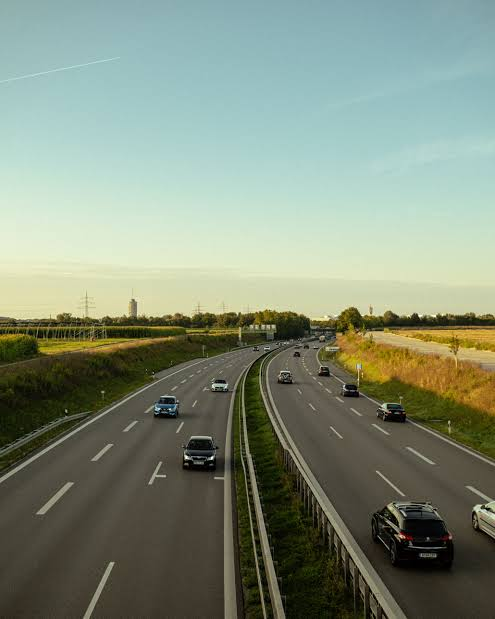
#> input picture Assignment 11/input.jpg, 495 x 619 px
$ jupyter execute cv.ipynb
#> lines starting #> are read from the running program, lines starting #| are printed output that depends on the picture; after the words box and inside, x2 and y2 are one past the last pixel; in counts of white or black regions, pixels touching at a corner belong together
Reading, Displaying and Saving the Image.

[cell 1]
import cv2
image = cv2.imread('input.jpg')
#> image is the input picture: shape (619, 495, 3); mean B, G, R 122.8, 140.7, 129
if image is not None:
    cv2.imshow('Displayed image', image)
    cv2.waitKey(0)
    cv2.destroyAllWindows()
    cv2.imwrite('Output.jpg', image)
    print("Image saved successfully as Output.jpg")
else:
    print('No file named input.jpg found, make sure it is named input.jpg and placed in the current directory before trying again!')

Resizing Image

[cell 2]
import cv2

image = cv2.imread('input.jpg')

restart_loop = True

while restart_loop:
    print('\nPlease choose the method for resizing the image by entering the corresponding number.\n1. Exact dimensions\n2. Downscale to a percentage of original size\n3. Scale down using INTER_AREA (Best quality for shrinking!)')

    # Choice validation
    choice = input('Enter your choice: ').strip()

    if not choice.isdigit():
        print('Please enter a valid number!')
        continue
    elif len(choice) > 1:
        print('Please enter only one integer!')
        continue

    choice = int(choice)
    restart_loop = False  # Exit main loop if choice is valid

    # Option 1 execution
    if choice == 1:
        restart_loop_2 = True
        while restart_loop_2:
            try:
                print('\nEnter 0 to go back')
                width = int(input('Enter Width: '))
                if width == 0:
                    restart_loop = True  # Send back to main menu
                    restart_loop_2 = False
                    break
                height = int(input('Enter Height: '))
                if height == 0:
                    restart_loop = True  # Send back to main menu
                    restart_loop_2 = False
                    break
                else:
                    res_image = cv2.resize(image, (width, height))
                    restart_loop_2 = False
                    break

            except ValueError:
                print('Please only enter numbers. Example: 400')
                width = None
                height = None
    elif choice == 2:
        restart_loop_3 = True
        while restart_loop_3:
            try:
                print('Enter 0 to go back')
                percentage = int(input('Enter percentage: '))
                if percentage==0:
                    restart_loop = True
                else:
                    number = percentage/100
                    res_image = cv2.resize(image, (0, 0), fx=number, fy=number)
                    restart_loop_3 = False
                    break
            except ValueError:
                print('Please only enter numbers. Example: 50')
                restart_loop_3 = True
    elif choice == 3:
        restart_loop_4 = True
        while restart_loop_4:
                    try:
                        print('\nEnter 0 to go back')
                        width = int(input('Enter Width: '))
                        if width == 0:
                            restart_loop = True  # Send back to main menu
                            restart_loop_2 = False
                            break
                        height = int(input('Enter Height: '))
                        if height == 0:
                            restart_loop = True  # Send back to main menu
                            restart_loop_4 = False
                            break
                        else:
                            res_image = cv2.resize(image, (400, 300), interpolation=cv2.INTER_AREA)
                            restart_loop_4 = False
                            break

                    except ValueError:
                        print('Please only enter numbers. Example: 400')
                        width = None
                        height = None
#> this loop made 1 pass; the answer given on pass 1: 1


cv2.imshow('Original Image', image)
cv2.imshow('Resized Image', res_image)
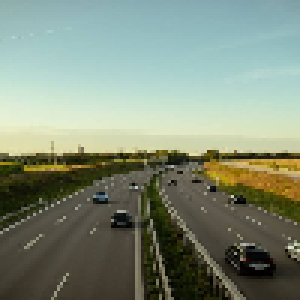
#> window 'Resized Image': shape (100, 100, 3) (shown 3 times larger); mean B, G, R 122.7, 140.6, 128.9

cv2.waitKey(0)
cv2.destroyAllWindows()
cv2.waitKey(1)

cv2.imwrite("resized_image.jpg", res_image)
print('Image successfully saved as resized_image.jpg')

Flipping images (horizontal, vertical, both)

[cell 3]
import cv2

image = cv2.imread('input.jpg')

flipped_horizontally = cv2.flip(image,  1)
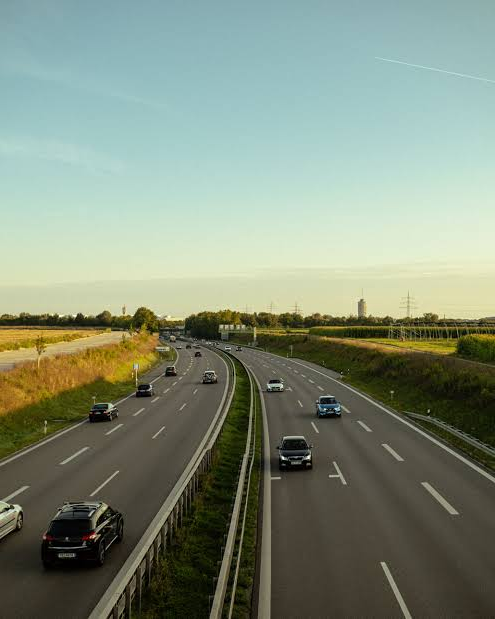
#> flipped_horizontally: shape (619, 495, 3); mean B, G, R 122.8, 140.7, 129
flipped_vertically = cv2.flip(image,  0)
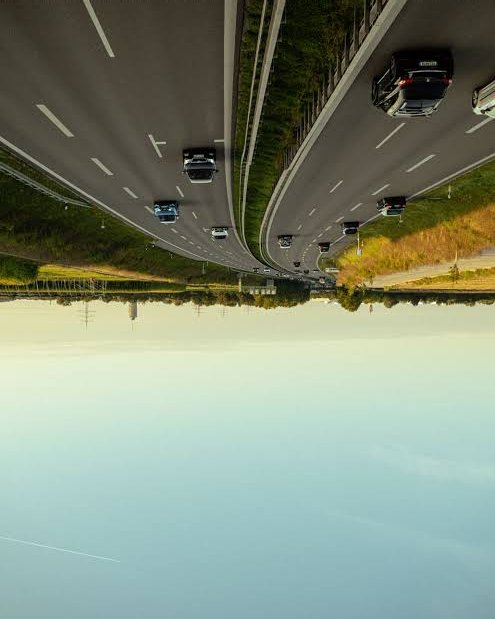
#> flipped_vertically: shape (619, 495, 3); mean B, G, R 122.8, 140.7, 129
flipped_both = cv2.flip(image,  -1)
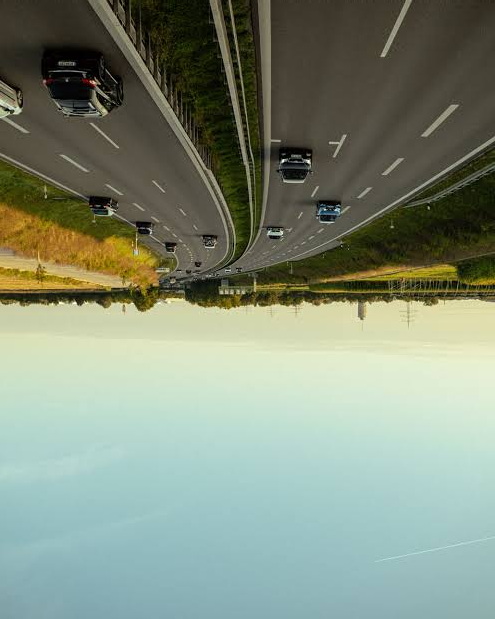
#> flipped_both: shape (619, 495, 3); mean B, G, R 122.8, 140.7, 129

cv2.imshow('Original Image', image)
cv2.imshow('Flipped Horizontally', flipped_horizontally)
cv2.imshow('Flipped Vertically', flipped_vertically)
cv2.imshow('Flipped Both Ways', flipped_both)

cv2.waitKey(0)
cv2.destroyAllWindows()
print('Executed Successfully')

Drawing shapes (lines, polygons) and adding text on images

[cell 4]
import cv2

image = cv2.imread('input.jpg')

line = image.copy()
rect = image.copy()

cv2.line(line,(15,15), (475,600),(0,255,0), 2)
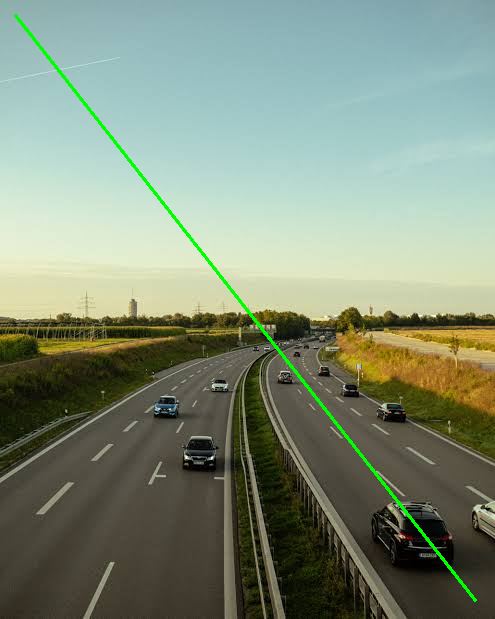
#> line: shape (619, 495, 3); 0.79% of pixels changed, all inside (x1, y1, x2, y2) = (14, 14, 477, 602)
cv2.rectangle(rect,(15,15), (475,600),(0,255,0), 2)
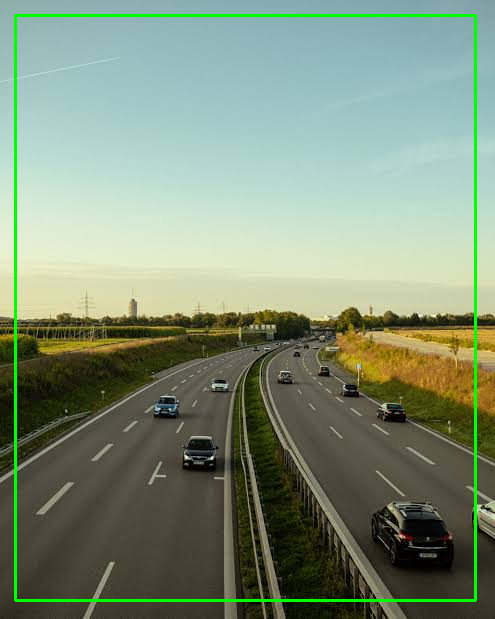
#> rect: shape (619, 495, 3); 2.05% of pixels changed, all inside (x1, y1, x2, y2) = (14, 14, 477, 602)
cv2.imshow('line',line)
cv2.imshow('rectangle',rect)
cv2.waitKey(0)
cv2.destroyAllWindows()
print('Executed Successfully')
